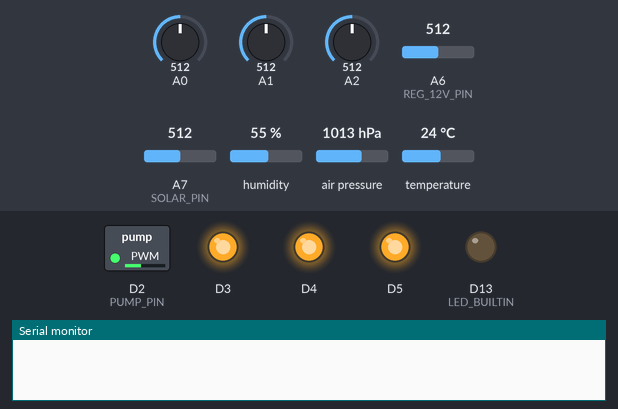
The sketch below on a simulated Arduino Nano 33 BLE. On the bench: switched loads named in the sketch (green lamp = pin HIGH), output pins drawn as LEDs (lit = HIGH), the last lines printed to the serial monitor. The inputs (shaded band) are chosen by the test bench; at power-on: A0 = 512, A1 = 512, A2 = 512, A6 (REG_12V_PIN) = 512, A7 (SOLAR_PIN) = 512, humidity 55 %, air pressure 1013 hPa, temperature 24 °C (analog values on the 0–1023 scale). Nothing arrives over Bluetooth unless stated; a phone connects over Bluetooth LE 3 s after start.

Above: at 0.1 s.
At 10.1 s:
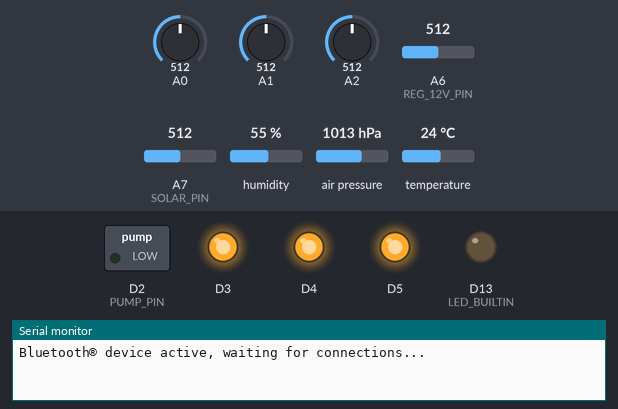
Timing chart, 0 to 16.5 s (numbered marks = the images above):
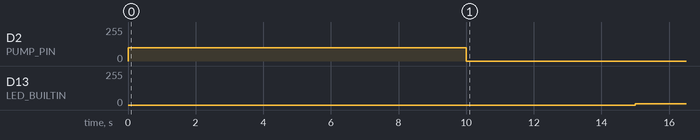

The sketch:

Arduino_BLE.ino
```cpp
#include <ArduinoBLE.h>
#include "task_manager.hpp"
#include "physics.hpp"

TaskManager task_manager;

void setup() {
  // put your setup code here, to run once:
  Serial.begin(9600);

  pinMode(LED_BUILTIN, OUTPUT);

  analogReadResolution(ADC_BITS);

  task_manager.begin();
}

void loop() {
  task_manager.manage();
}
```

BLE_task.hpp
```cpp
#include "api/Common.h"
#include "task.hpp"

#ifndef BLE_TASK_HPP
#define BLE_TASK_HPP

class BLETask : public Task {
  BLEDevice central;
  bool isAdvertise;
  bool isConnected;

  void update() override {
    if (!isAdvertise) {
      // start advertising
      BLE.advertise();
      Serial.println("Bluetooth® device active, waiting for connections...");
      isAdvertise = true;
    } else if (!isConnected) {
      // wait for a Bluetooth® Low Energy central
      central = BLE.central();

      // if a central is connected to the peripheral:
      if (central) {
        Serial.print("Connected to central: ");
        // print the central's BT address:
        Serial.println(central.address());
        // turn on the LED to indicate the connection:
        analogWrite(LED_BUILTIN, 10);

        isConnected = true;
      } else {
        isConnected = false;
      }
    // isConnected && !central.connected()
    } else {
      if (!central.connected())
      {
          // when the central disconnects, turn off the LED:
          analogWrite(LED_BUILTIN, 0);
          Serial.print("Disconnected from central: ");
          Serial.println(central.address());
          isConnected = false;
      }
    }
  }

public:
  template<typename... Args>
  BLETask(Args&&... args) : Task(std::forward<Args>(args)...), isAdvertise(false), isConnected(false) {}

  void begin() {
    // begin initialization
    if (!BLE.begin()) {
      Serial.println("starting BLE failed!");
      while (1);
    }
    BLE.setDeviceName("AIGarden");
  }

  bool connected() const { return central.connected(); }

  void addService(BLEService & service) {
    BLE.setAdvertisedService(service);
    BLE.addService(service);
  }
};

#endif
```

garden_task.hpp
```cpp
#include "meteo.hpp"
#include "soil_moisure.hpp"
#include "power_monitor.hpp"
#include "pump_control.hpp"

#include "task.hpp"
#include "pins.hpp"

#ifndef GARDEN_TASK_HPP
#define GARDEN_TASK_HPP

class GardenTask : public Task {
  BLEService service;

  PowerMonitor powerMonitorChar;
  SoilMoisureSensor soilMoisureChar[2] = {
    {SOIL_MOISURE_1_READ, SOIL_MOISURE_1_CONTROL, "19B11B01-F8F2-537E-4F6C-D104768A1215"},
    {SOIL_MOISURE_2_READ, SOIL_MOISURE_2_CONTROL, "19B11B02-F8F2-537E-4F6C-D104768A1215"}
  };
  MeteoSensor meteoChar;
  // Charger chargerChar("19B11D01-F8F2-537E-4F6C-D104768A1215", "19B11D02-F8F2-537E-4F6C-D104768A1215");
  PumpControl pumpControl;

  void update() override {
    this->powerMonitorChar.updateMonitor();
    this->meteoChar.updateMeteo();
    for (auto & it : this->soilMoisureChar) {
      it.updateSoilMoisure();
    }
  }

public:
  template<typename... Args>
  GardenTask(Args&&... args) : Task(std::forward<Args>(args)...),
    service("19B10000-F8F2-537E-4F6C-D104768A1215"),
    powerMonitorChar("19B11A01-F8F2-537E-4F6C-D104768A1215", "19B11A02-F8F2-537E-4F6C-D104768A1215", SOLAR_PIN, REG_12V_PIN),
    meteoChar("19B11C01-F8F2-537E-4F6C-D104768A1215", "19B11C02-F8F2-537E-4F6C-D104768A1215", "19B11C03-F8F2-537E-4F6C-D104768A1215", "19B11C04-F8F2-537E-4F6C-D104768A1215", "19B11E01-F8F2-537E-4F6C-D104768A1215", WATER_LEVEL_READ, WATER_LEVEL_CONTROL),
    pumpControl(PUMP_PIN)
  { }

  void begin() {
      powerMonitorChar.addCharacteristic(this->service);
      powerMonitorChar.begin();

      for (auto & it : this->soilMoisureChar) {
        it.addCharacteristic(this->service);
        it.begin();
      }

      meteoChar.addCharacteristic(this->service);
      meteoChar.begin();

      pumpControl.begin();
  }

  BLEService& getService() {
    return this->service;
  }
};

#endif
```

meteo.hpp
```cpp
#include <Arduino_HTS221.h>
#include <Arduino_LPS22HB.h>

#include "physics.hpp"

#ifndef METEO_SENSOR_HPP
#define METEO_SENSOR_HPP


class MeteoSensor {
  BLEFloatCharacteristic tempChar;
  BLEFloatCharacteristic humidityChar;
  BLEFloatCharacteristic pressureChar;
  BLEFloatCharacteristic altitudeChar;
  BLEUnsignedCharCharacteristic waterChar;

  uint8_t waterPinRead, waterPinControl;

  void writeValue(float temp, float humidity, float pressure, float altitude, float water) {
    tempChar.writeValue(temp);
    humidityChar.writeValue(humidity);
    pressureChar.writeValue(pressure);
    altitudeChar.writeValue(altitude);
    waterChar.writeValue(water);
  }

public:
  MeteoSensor(const char* tempUuid,
              const char* humUuid,
              const char* presUuid,
              const char* altUuid,
              const char* waterUuid,
              uint8_t waterPinRead,
              uint8_t waterPinControl)
    : tempChar(tempUuid, BLERead | BLENotify),
      humidityChar(humUuid, BLERead | BLENotify),
      pressureChar(presUuid, BLERead | BLENotify),
      altitudeChar(altUuid, BLERead | BLENotify),
      waterChar(waterUuid, BLERead | BLENotify),
      waterPinControl(waterPinControl),
      waterPinRead(waterPinRead)
  { }

  void begin() {
    if (!HTS.begin()) {
      Serial.println("Failed to initialize humidity temperature sensor!");
      while (1) ;
    }

    if (!BARO.begin()) {
      Serial.println("Failed to initialize pressure sensor!");
      while (1) ;
    }

    pinMode(this->waterPinControl, OUTPUT);
    digitalWrite(this->waterPinControl, HIGH);

    // set init value
    this->writeValue(0, 0, 0, 0, 0);
  }

  void addCharacteristic(BLEService &service) {
    service.addCharacteristic(tempChar);
    service.addCharacteristic(humidityChar);
    service.addCharacteristic(pressureChar);
    service.addCharacteristic(altitudeChar);
    service.addCharacteristic(waterChar);
  }

  void updateMeteo() {
    auto temp = HTS.readTemperature();
    auto humidity = HTS.readHumidity();
    auto pressure = BARO.readPressure() * 10.0f;
    auto altitude = 44330 * (1 - pow(pressure/1013.25, 1/5.255));
    auto waterLevel = map(analogRead(this->waterPinRead), 0, ADC_LEVELS, 0, 100);

    this->writeValue(temp, humidity, pressure, altitude, waterLevel);
  }
};

#endif
```

physics.hpp
```cpp
#ifndef PHYSICS_HPP
#define PHYSICS_HPP

#define U_PRESCALER(R1, R2) (static_cast<float>(R2) / (static_cast<float>(R1) + static_cast<float>(R2)))
#define ADC_LEVELS static_cast<float>(4095)
#define ADC_BITS 12
#define ADC_VREF 3.3f

#endif
```

power_monitor.hpp
```cpp
#ifndef POWER_MONITOR_HPP
#define POWER_MONITOR_HPP

class PowerMonitor {
  BLEFloatCharacteristic solarChar;
  BLEFloatCharacteristic reg12vChar;

  uint8_t pinSolar, pinReg12v;


  void writeValue(float solar, float reg12v) {
    solarChar.writeValue(solar);
    reg12vChar.writeValue(reg12v);
  }

public:
  PowerMonitor(const char* solarUuid,
              const char* reg12vUuid,
              uint8_t pinSolar,
              uint8_t pinReg12v)
    : solarChar(solarUuid, BLERead | BLENotify),
      reg12vChar(reg12vUuid, BLERead | BLENotify),
      pinSolar(pinSolar),
      pinReg12v(pinReg12v)
  { }

  void begin() {
    // init value
    this->writeValue(0, 0);
  }

  void addCharacteristic(BLEService &service) {
    service.addCharacteristic(solarChar);
    service.addCharacteristic(reg12vChar);
  }

  void updateMonitor() {
    auto solar = (ADC_VREF * static_cast<float>(analogRead(pinSolar))) / (ADC_LEVELS * U_PRESCALER(27000, 6800));
    auto reg12v = (ADC_VREF * static_cast<float>(analogRead(pinReg12v))) / (ADC_LEVELS * U_PRESCALER(27000, 2700));
    this->writeValue(solar, reg12v);  // and update the battery level characteristic
  }
};

#endif
```

pump_control.hpp
```cpp
#ifndef PUMP_CONTROL_HPP
#define PUMP_CONTROL_HPP

class PumpControl {
  uint8_t pin;

public:
  PumpControl(uint8_t pin) : pin(pin)
  { }

  void begin() {
    pinMode(this->pin, OUTPUT);

    analogWrite(this->pin, 100);
    delay(10000);
    analogWrite(this->pin, 0);
  }

  void setPump(int value) {
    analogWrite(this->pin, value);
  }
};

#endif
```

soil_moisure.hpp
```cpp
#ifndef SOIL_MOISURE_HPP
#define SOIL_MOISURE_HPP

class SoilMoisureSensor {
  BLEUnsignedCharCharacteristic characteristic;
  uint8_t pinRead, pinControl;

public:
  template<typename... Args>
  SoilMoisureSensor(uint8_t pinRead, uint8_t pinControl, Args&&... args) : characteristic(std::forward<Args>(args)..., BLERead | BLENotify), pinRead(pinRead), pinControl(pinControl)
  {  }

  void begin() {
    pinMode(this->pinControl, OUTPUT);
    digitalWrite(this->pinControl, HIGH);

    // set init value
    this->characteristic.writeValue(0);
  }

  void updateSoilMoisure() {
    // Turn on sensor
    //analogWrite(this->pinControl, 127);
    //delay(10);   // debounce time

    // Read sensor
    auto soilMoisureLevel = 100 - map(analogRead(this->pinRead), 0, ADC_LEVELS, 0, 100);
    this->characteristic.writeValue(soilMoisureLevel);  // and update the battery level characteristic

    // Turn off sensor
    //analogWrite(this->pinControl, 0);
  }

  void addCharacteristic(BLEService &service) {
    service.addCharacteristic(characteristic);
  }
};

#endif
```

task.hpp
```cpp
#ifndef TASK_HPP
#define TASK_HPP

enum TaskState {
  RUNNING = 1,
  IDLE = 0
};

class Task {
  unsigned long period;
  unsigned long previousMillis;
  TaskState state;

protected:
  virtual void update() = 0;

public:
  Task(unsigned long period) : previousMillis(0), period(period), state(TaskState::IDLE) {}

  void run() {
    this->update();
  }

  TaskState getState() {
    unsigned long currentMillis = millis();

    // counter overflow detection:
    if (currentMillis < previousMillis) {
      previousMillis = currentMillis;
      Serial.println("Task detected counter overflow.");
      this->state = TaskState::IDLE;
    }
    // if the period have passed, run job:
    else if (currentMillis - previousMillis >= this->period) {
      previousMillis = currentMillis;
      this->state = TaskState::RUNNING;
    } else {
      this->state = TaskState::IDLE;
    }

    return this->state;
  }
};

#endif
```

task_manager.hpp
```cpp
#include "garden_task.hpp"
#include "BLE_task.hpp"

#ifndef TASK_MANAGER_HPP
#define TASK_MANAGER_HPP

class TaskManager {

public:
  BLETask task_1;       // every 5s
  GardenTask task_2;    // every 1min

  TaskManager() : task_1(5000), task_2(60000) {}

  void begin() {
    task_1.begin();
    task_2.begin();

    task_1.addService(task_2.getService());
  }

  void manage() {
    // BLE driver
    if (task_1.getState())
      task_1.run();

    if (task_1.connected()) {
      // Serial.println("JuPii");
      if (task_2.getState()) {
        task_2.run();
      }
    }
  }
};

#endif
```

pins.hpp
```cpp
#ifndef PINS_HPP
#define PINS_HPP

#define PUMP_PIN                 2

#define REG_12V_PIN             A6
#define SOLAR_PIN               A7

#define SOIL_MOISURE_1_READ     A0
#define SOIL_MOISURE_1_CONTROL   4

#define SOIL_MOISURE_2_READ     A1
#define SOIL_MOISURE_2_CONTROL   3

#define WATER_LEVEL_READ        A2
#define WATER_LEVEL_CONTROL      5

#endif
```

Measured:
- by itself, D13 (LED_BUILTIN): 0/255 → 10/255 at 15.0 s
